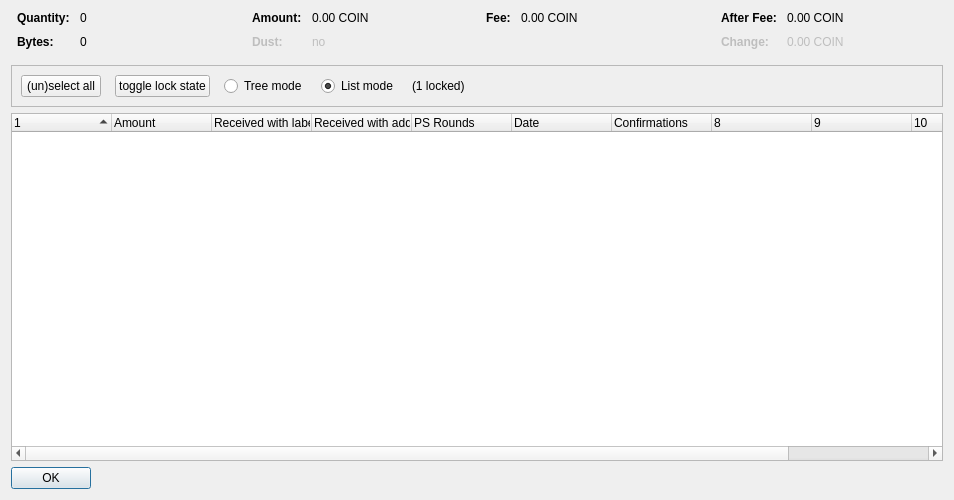
<?xml version="1.0" encoding="UTF-8"?>
<ui version="4.0">
 <class>CoinControlDialog</class>
 <widget class="QDialog" name="CoinControlDialog">
  <property name="geometry">
   <rect>
    <x>0</x>
    <y>0</y>
    <width>954</width>
    <height>500</height>
   </rect>
  </property>
  <property name="windowTitle">
   <string>Coin Selection</string>
  </property>
  <layout class="QVBoxLayout" name="verticalLayout">
   <item>
    <layout class="QHBoxLayout" name="horizontalLayoutTop" stretch="0,0,0,0">
     <property name="topMargin">
      <number>0</number>
     </property>
     <property name="bottomMargin">
      <number>10</number>
     </property>
     <item>
      <layout class="QFormLayout" name="formLayoutCoinControl1">
       <property name="horizontalSpacing">
        <number>10</number>
       </property>
       <property name="verticalSpacing">
        <number>10</number>
       </property>
       <property name="leftMargin">
        <number>6</number>
       </property>
       <property name="rightMargin">
        <number>6</number>
       </property>
       <item row="0" column="0">
        <widget class="QLabel" name="labelCoinControlQuantityText">
         <property name="font">
          <font>
           <weight>75</weight>
           <bold>true</bold>
          </font>
         </property>
         <property name="text">
          <string>Quantity:</string>
         </property>
        </widget>
       </item>
       <item row="0" column="1">
        <widget class="QLabel" name="labelCoinControlQuantity">
         <property name="cursor">
          <cursorShape>IBeamCursor</cursorShape>
         </property>
         <property name="contextMenuPolicy">
          <enum>Qt::ActionsContextMenu</enum>
         </property>
         <property name="text">
          <string notr="true">0</string>
         </property>
         <property name="textInteractionFlags">
          <set>Qt::LinksAccessibleByMouse|Qt::TextSelectableByKeyboard|Qt::TextSelectableByMouse</set>
         </property>
        </widget>
       </item>
       <item row="1" column="0">
        <widget class="QLabel" name="labelCoinControlBytesText">
         <property name="font">
          <font>
           <weight>75</weight>
           <bold>true</bold>
          </font>
         </property>
         <property name="text">
          <string>Bytes:</string>
         </property>
        </widget>
       </item>
       <item row="1" column="1">
        <widget class="QLabel" name="labelCoinControlBytes">
         <property name="cursor">
          <cursorShape>IBeamCursor</cursorShape>
         </property>
         <property name="contextMenuPolicy">
          <enum>Qt::ActionsContextMenu</enum>
         </property>
         <property name="text">
          <string notr="true">0</string>
         </property>
         <property name="textInteractionFlags">
          <set>Qt::LinksAccessibleByMouse|Qt::TextSelectableByKeyboard|Qt::TextSelectableByMouse</set>
         </property>
        </widget>
       </item>
      </layout>
     </item>
     <item>
      <layout class="QFormLayout" name="formLayoutCoinControl2">
       <property name="horizontalSpacing">
        <number>10</number>
       </property>
       <property name="verticalSpacing">
        <number>10</number>
       </property>
       <property name="leftMargin">
        <number>6</number>
       </property>
       <property name="rightMargin">
        <number>6</number>
       </property>
       <item row="0" column="0">
        <widget class="QLabel" name="labelCoinControlAmountText">
         <property name="font">
          <font>
           <weight>75</weight>
           <bold>true</bold>
          </font>
         </property>
         <property name="text">
          <string>Amount:</string>
         </property>
        </widget>
       </item>
       <item row="0" column="1">
        <widget class="QLabel" name="labelCoinControlAmount">
         <property name="cursor">
          <cursorShape>IBeamCursor</cursorShape>
         </property>
         <property name="contextMenuPolicy">
          <enum>Qt::ActionsContextMenu</enum>
         </property>
         <property name="text">
          <string notr="true">0.00 COIN</string>
         </property>
         <property name="textInteractionFlags">
          <set>Qt::LinksAccessibleByMouse|Qt::TextSelectableByKeyboard|Qt::TextSelectableByMouse</set>
         </property>
        </widget>
       </item>
       <item row="1" column="0">
        <widget class="QLabel" name="labelCoinControlLowOutputText">
         <property name="enabled">
          <bool>false</bool>
         </property>
         <property name="font">
          <font>
           <weight>75</weight>
           <bold>true</bold>
          </font>
         </property>
         <property name="text">
          <string>Dust:</string>
         </property>
        </widget>
       </item>
       <item row="1" column="1">
        <widget class="QLabel" name="labelCoinControlLowOutput">
         <property name="enabled">
          <bool>false</bool>
         </property>
         <property name="cursor">
          <cursorShape>IBeamCursor</cursorShape>
         </property>
         <property name="contextMenuPolicy">
          <enum>Qt::ActionsContextMenu</enum>
         </property>
         <property name="text">
          <string notr="true">no</string>
         </property>
         <property name="textInteractionFlags">
          <set>Qt::LinksAccessibleByMouse|Qt::TextSelectableByKeyboard|Qt::TextSelectableByMouse</set>
         </property>
        </widget>
       </item>
      </layout>
     </item>
     <item>
      <layout class="QFormLayout" name="formLayoutCoinControl3">
       <property name="horizontalSpacing">
        <number>10</number>
       </property>
       <property name="verticalSpacing">
        <number>10</number>
       </property>
       <property name="leftMargin">
        <number>6</number>
       </property>
       <property name="rightMargin">
        <number>6</number>
       </property>
       <item row="0" column="0">
        <widget class="QLabel" name="labelCoinControlFeeText">
         <property name="font">
          <font>
           <weight>75</weight>
           <bold>true</bold>
          </font>
         </property>
         <property name="text">
          <string>Fee:</string>
         </property>
        </widget>
       </item>
       <item row="0" column="1">
        <widget class="QLabel" name="labelCoinControlFee">
         <property name="cursor">
          <cursorShape>IBeamCursor</cursorShape>
         </property>
         <property name="contextMenuPolicy">
          <enum>Qt::ActionsContextMenu</enum>
         </property>
         <property name="text">
          <string notr="true">0.00 COIN</string>
         </property>
         <property name="textInteractionFlags">
          <set>Qt::LinksAccessibleByMouse|Qt::TextSelectableByKeyboard|Qt::TextSelectableByMouse</set>
         </property>
        </widget>
       </item>
      </layout>
     </item>
     <item>
      <layout class="QFormLayout" name="formLayoutCoinControl4">
       <property name="horizontalSpacing">
        <number>10</number>
       </property>
       <property name="verticalSpacing">
        <number>10</number>
       </property>
       <property name="leftMargin">
        <number>6</number>
       </property>
       <property name="rightMargin">
        <number>6</number>
       </property>
       <item row="0" column="0">
        <widget class="QLabel" name="labelCoinControlAfterFeeText">
         <property name="font">
          <font>
           <weight>75</weight>
           <bold>true</bold>
          </font>
         </property>
         <property name="text">
          <string>After Fee:</string>
         </property>
        </widget>
       </item>
       <item row="0" column="1">
        <widget class="QLabel" name="labelCoinControlAfterFee">
         <property name="cursor">
          <cursorShape>IBeamCursor</cursorShape>
         </property>
         <property name="contextMenuPolicy">
          <enum>Qt::ActionsContextMenu</enum>
         </property>
         <property name="text">
          <string notr="true">0.00 COIN</string>
         </property>
         <property name="textInteractionFlags">
          <set>Qt::LinksAccessibleByMouse|Qt::TextSelectableByKeyboard|Qt::TextSelectableByMouse</set>
         </property>
        </widget>
       </item>
       <item row="1" column="0">
        <widget class="QLabel" name="labelCoinControlChangeText">
         <property name="enabled">
          <bool>false</bool>
         </property>
         <property name="font">
          <font>
           <weight>75</weight>
           <bold>true</bold>
          </font>
         </property>
         <property name="text">
          <string>Change:</string>
         </property>
        </widget>
       </item>
       <item row="1" column="1">
        <widget class="QLabel" name="labelCoinControlChange">
         <property name="enabled">
          <bool>false</bool>
         </property>
         <property name="cursor">
          <cursorShape>IBeamCursor</cursorShape>
         </property>
         <property name="contextMenuPolicy">
          <enum>Qt::ActionsContextMenu</enum>
         </property>
         <property name="text">
          <string notr="true">0.00 COIN</string>
         </property>
         <property name="textInteractionFlags">
          <set>Qt::LinksAccessibleByMouse|Qt::TextSelectableByKeyboard|Qt::TextSelectableByMouse</set>
         </property>
        </widget>
       </item>
      </layout>
     </item>
    </layout>
   </item>
   <item>
    <widget class="QFrame" name="frame">
     <property name="minimumSize">
      <size>
       <width>0</width>
       <height>40</height>
      </size>
     </property>
     <property name="frameShape">
      <enum>QFrame::StyledPanel</enum>
     </property>
     <property name="frameShadow">
      <enum>QFrame::Sunken</enum>
     </property>
     <layout class="QHBoxLayout" name="horizontalLayout">
      <item>
       <layout class="QHBoxLayout" name="horizontalLayoutPanel" stretch="0,0,0,0,0,0">
        <property name="spacing">
         <number>14</number>
        </property>
        <item>
         <widget class="QPushButton" name="pushButtonSelectAll">
          <property name="sizePolicy">
           <sizepolicy hsizetype="Maximum" vsizetype="Fixed">
            <horstretch>0</horstretch>
            <verstretch>0</verstretch>
           </sizepolicy>
          </property>
          <property name="text">
           <string>(un)select all</string>
          </property>
          <property name="autoDefault">
           <bool>false</bool>
          </property>
         </widget>
        </item>
        <item>
         <widget class="QPushButton" name="pushButtonToggleLock">
          <property name="sizePolicy">
           <sizepolicy hsizetype="Maximum" vsizetype="Fixed">
            <horstretch>0</horstretch>
            <verstretch>0</verstretch>
           </sizepolicy>
          </property>
          <property name="text">
           <string>toggle lock state</string>
          </property>
          <property name="autoDefault">
           <bool>false</bool>
          </property>
         </widget>
        </item>
        <item>
         <widget class="QRadioButton" name="radioTreeMode">
          <property name="sizePolicy">
           <sizepolicy hsizetype="Maximum" vsizetype="Fixed">
            <horstretch>0</horstretch>
            <verstretch>0</verstretch>
           </sizepolicy>
          </property>
          <property name="text">
           <string>Tree mode</string>
          </property>
         </widget>
        </item>
        <item>
         <widget class="QRadioButton" name="radioListMode">
          <property name="sizePolicy">
           <sizepolicy hsizetype="Maximum" vsizetype="Fixed">
            <horstretch>0</horstretch>
            <verstretch>0</verstretch>
           </sizepolicy>
          </property>
          <property name="text">
           <string>List mode</string>
          </property>
          <property name="checked">
           <bool>true</bool>
          </property>
         </widget>
        </item>
        <item>
         <widget class="QLabel" name="labelLocked">
          <property name="text">
           <string>(1 locked)</string>
          </property>
         </widget>
        </item>
        <item>
         <spacer name="horizontalSpacer">
          <property name="orientation">
           <enum>Qt::Horizontal</enum>
          </property>
          <property name="sizeHint" stdset="0">
           <size>
            <width>40</width>
            <height>20</height>
           </size>
          </property>
         </spacer>
        </item>
       </layout>
      </item>
     </layout>
    </widget>
   </item>
   <item>
    <widget class="CoinControlTreeWidget" name="treeWidget">
     <property name="contextMenuPolicy">
      <enum>Qt::CustomContextMenu</enum>
     </property>
     <property name="sortingEnabled">
      <bool>false</bool>
     </property>
     <property name="columnCount">
      <number>11</number>
     </property>
     <attribute name="headerShowSortIndicator" stdset="0">
      <bool>true</bool>
     </attribute>
     <attribute name="headerStretchLastSection">
      <bool>false</bool>
     </attribute>
     <column>
      <property name="text">
       <string/>
      </property>
     </column>
     <column>
      <property name="text">
       <string>Amount</string>
      </property>
     </column>
     <column>
      <property name="text">
       <string>Received with label</string>
      </property>
     </column>
     <column>
      <property name="text">
       <string>Received with address</string>
      </property>
     </column>
     <column>
      <property name="text">
       <string>PS Rounds</string>
      </property>
     </column>
     <column>
      <property name="text">
       <string>Date</string>
      </property>
     </column>
     <column>
      <property name="text">
       <string>Confirmations</string>
      </property>
      <property name="toolTip">
       <string>Confirmed</string>
      </property>
     </column>
     <column>
      <property name="text">
       <string/>
      </property>
     </column>
     <column>
      <property name="text">
       <string/>
      </property>
     </column>
     <column>
      <property name="text">
       <string/>
      </property>
     </column>
     <column>
      <property name="text">
       <string/>
      </property>
     </column>
    </widget>
   </item>
   <item>
    <widget class="QDialogButtonBox" name="buttonBox">
     <property name="sizePolicy">
      <sizepolicy hsizetype="Maximum" vsizetype="Fixed">
       <horstretch>0</horstretch>
       <verstretch>0</verstretch>
      </sizepolicy>
     </property>
     <property name="orientation">
      <enum>Qt::Horizontal</enum>
     </property>
     <property name="standardButtons">
      <set>QDialogButtonBox::Ok</set>
     </property>
    </widget>
   </item>
  </layout>
 </widget>
 <customwidgets>
  <customwidget>
   <class>CoinControlTreeWidget</class>
   <extends>QTreeWidget</extends>
   <header>coincontroltreewidget.h</header>
  </customwidget>
 </customwidgets>
 <resources/>
 <connections/>
</ui>
